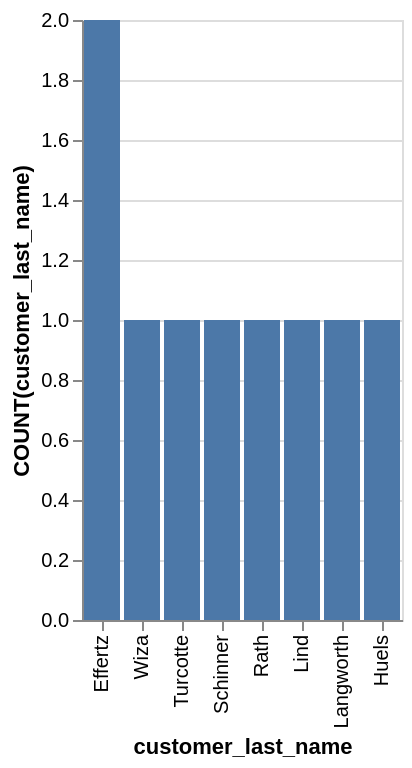

Here is the Vega-Lite specification saved for this chart:
### Vega-Lite specification from a JSON file in a GitHub repository (floating-point values rounded to 4 significant figures)
{"data": {"values": [{"x_data": "Effertz", "y_data": 2}, {"x_data": "Wiza", "y_data": 1}, {"x_data": "Turcotte", "y_data": 1}, {"x_data": "Schinner", "y_data": 1}, {"x_data": "Rath", "y_data": 1}, {"x_data": "Lind", "y_data": 1}, {"x_data": "Langworth", "y_data": 1}, {"x_data": "Huels", "y_data": 1}]}, "mark": "bar", "encoding": {"x": {"field": "x_data", "type": "nominal", "title": "customer_last_name", "sort": {"op": "sum", "field": "y_data", "order": "descending"}}, "y": {"field": "y_data", "type": "quantitative", "title": "COUNT(customer_last_name)"}}}
